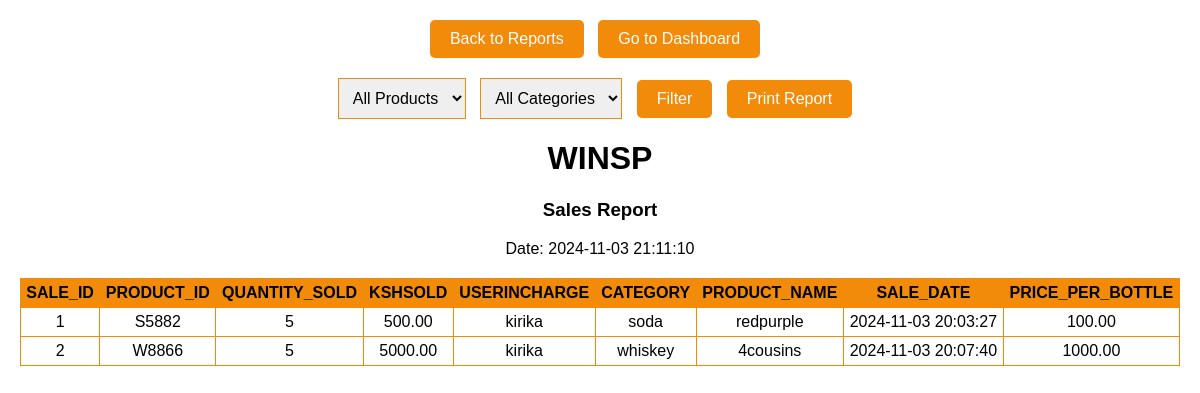
Page /PROJECTLIGHT/sales_report.php on the committed database.
### tables this page shows
CREATE TABLE `sales` (
  `sale_id` int(11) NOT NULL,
  `product_id` varchar(50) NOT NULL,
  `quantity_sold` int(11) NOT NULL,
  `kshSold` decimal(10,2) NOT NULL,
  `userIncharge` varchar(50) NOT NULL,
  `category` varchar(50) NOT NULL,
  `product_name` varchar(100) NOT NULL,
  `sale_date` timestamp NOT NULL DEFAULT current_timestamp(),
  `price_per_bottle` decimal(10,2) NOT NULL
);

### PROJECTLIGHT/sales_report.php (the view, shortened to what this page needs)
<?php
$servername = "localhost";
$dbname = "PROJECTLIGHT";
$dbusername = "root";
$dbpassword = "";
$conn = new mysqli($servername, $dbusername, $dbpassword, $dbname);
$query = "SELECT * FROM sales WHERE 1=1";
$result = mysqli_query($conn, $query);
$fields = [];
if ($result && mysqli_num_rows($result) > 0) {
    $fields = array_keys(mysqli_fetch_assoc($result));
    mysqli_data_seek($result, 0);
}
?>
<!DOCTYPE html>
<html lang="en">
<head>
</head>
<body>
    <div class="nav-buttons">
        <button class="nav-button" onclick="window.location.href='report.php';">Back to Reports</button>
        <button class="nav-button" onclick="window.location.href='dashboard.php';">Go to Dashboard</button>
    </div>
    <div class="filter-container">
        <form method="post" action="sales_report.php">
            <select name="product_name" class="select-category">
                <option value="All">All Products</option>
            </select>
            <select name="category_name" class="select-category">
                <option value="All">All Categories</option>
            </select>
            <button type="submit" class="button">Filter</button>
            <button type="button" class="print-button" onclick="printReport();">Print Report</button>
        </form>
    </div>
    <?php if (mysqli_num_rows($result) > 0): ?>
        <div id="printableArea">
            <h1>WINSP</h1>
            <h3>Sales Report</h3>
            <p class="real-time-date">Date: <?php echo date('Y-m-d H:i:s'); ?></p>
            <table>
                <tr>
                    <?php foreach ($fields as $field): ?>
                        <th><?php echo strtoupper($field); ?></th>
                    <?php endforeach; ?>
                </tr>
                <?php while ($row = mysqli_fetch_assoc($result)): ?>
                    <tr>
                        <?php foreach ($fields as $field): ?>
                            <td><?php echo $row[$field] ?? 'N/A'; ?></td>
                        <?php endforeach; ?>
                    </tr>
                <?php endwhile; ?>
            </table>
        </div>
    <?php else: ?>
        <p>No sales found.</p>
    <?php endif; ?>
</body>
</html>

### PROJECTLIGHT/sales_report.php (style rules this page uses)
body { font-family: Arial, sans-serif; margin: 20px; }
h1, h3, .real-time-date { text-align: center; }
table { width: 100%; border-collapse: collapse; margin-top: 20px; }
th, td { border: 1px solid #f28a0a; padding: 5px; text-align: center; }
th { background-color: #f28a0a; }
.filter-container { display: flex; justify-content: center; margin-bottom: 20px; }
.select-category { padding: 10px; margin-right: 10px; font-size: 16px; border: 1px solid #f28a0a; }
.button, .print-button, .nav-button { padding: 10px 20px; font-size: 16px; cursor: pointer; background-color: #f28a0a; color: white; border: none; border-radius: 5px; margin-right: 10px; }
.nav-buttons { text-align: center; margin-bottom: 20px; }

### rows in the picture
sales: sale_id "1", product "S5882", quantity_sold "5", kshSold "500.00", userIncharge "kirika", category "soda", product_name "redpurple", sale_date "2024-11-03 20:03:27", price_per_bottle "100.00"
sales: sale_id "2", product "W8866", quantity_sold "5", kshSold "5000.00", userIncharge "kirika", category "whiskey", product_name "4cousins", sale_date "2024-11-03 20:07:40", price_per_bottle "1000.00"

### other values in the picture
$field "SALE_ID"
$field "PRODUCT_ID"
$field "QUANTITY_SOLD"
$field "KSHSOLD"
$field "USERINCHARGE"
$field "CATEGORY"
$field "PRODUCT_NAME"
$field "SALE_DATE"
$field "PRICE_PER_BOTTLE"
